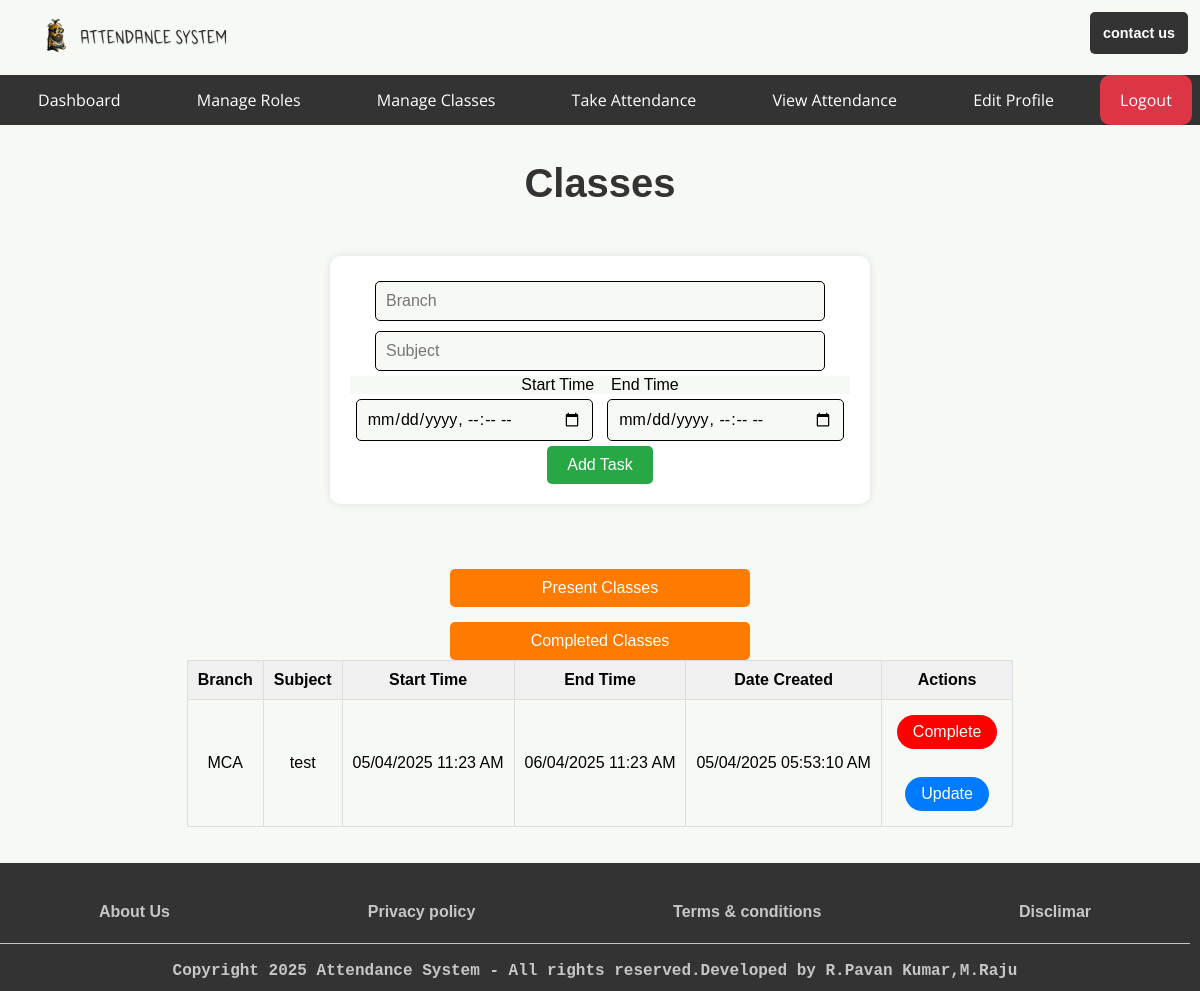
Before: /admin/manage_classes (signed in) with the older database file.
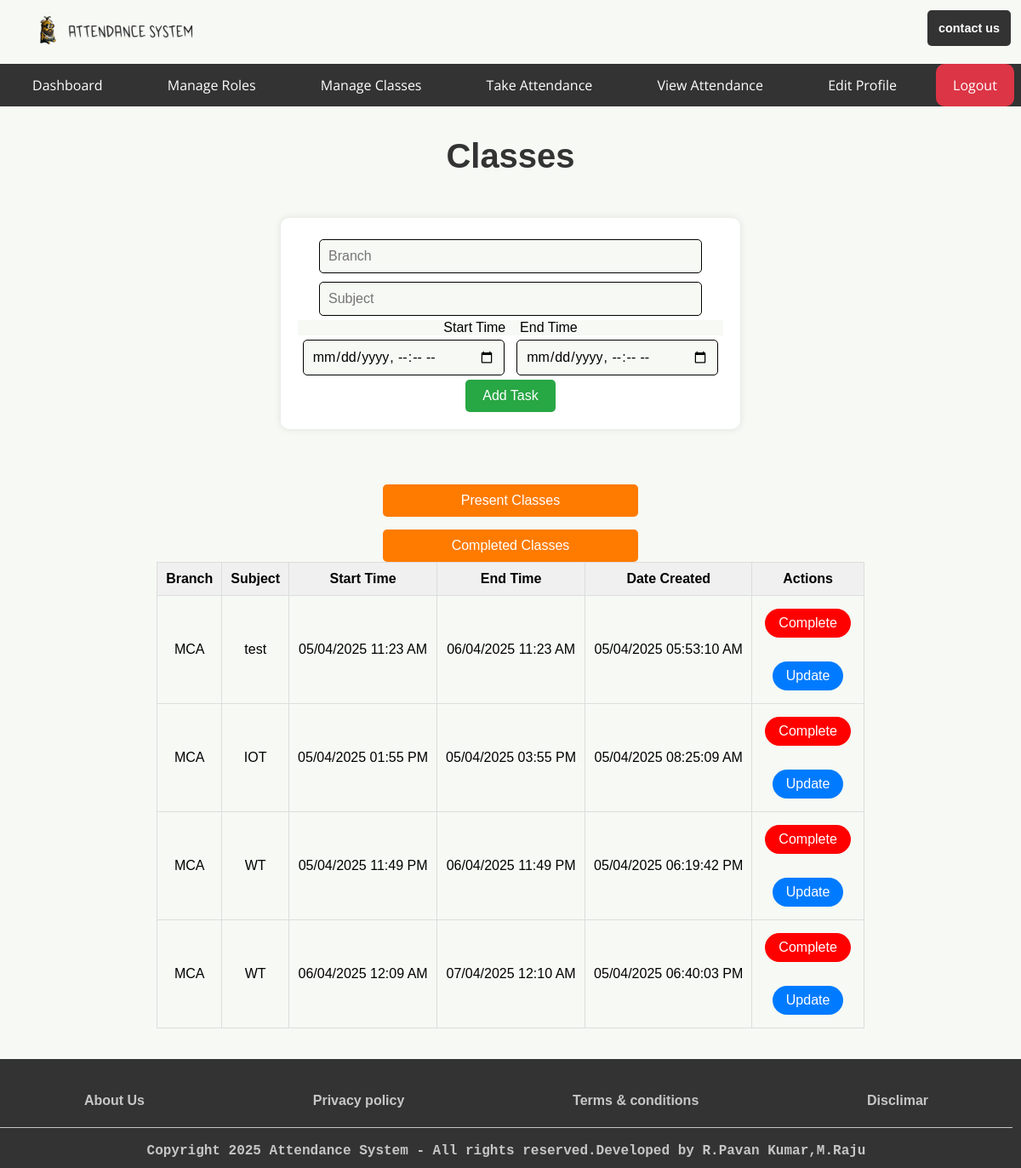
After: the same page with the newer database file.
### app.py (models this page shows, shortened)
class SubjectsClasses(db.Model):  # Renamed to SubjectsClasses
    id = db.Column(db.Integer, primary_key=True)
    Branch = db.Column(db.String(200), nullable=False)
    Subject = db.Column(db.String(200), nullable=False)
    Start_Time = db.Column(db.DateTime, nullable=False)
    End_Time = db.Column(db.DateTime, nullable=False)
    date_created = db.Column(db.DateTime, default=datetime.utcnow)
    completed = db.Column(db.Integer, default=0)

### app.py (the view, shortened to what this page needs)
@app.route('/<role>/manage_classes', methods=['GET', 'POST'])
@role_required(['admin', 'teacher'])  # Allow both admin and teacher roles
def manage_classes(role):
    subjects = SubjectsClasses.query.filter(
        SubjectsClasses.Start_Time.isnot(None),
        SubjectsClasses.End_Time.isnot(None)
    ).order_by(SubjectsClasses.date_created).all()
    return render_template(f'auth/dashboards/{role}/manage_classes.html', subjects=subjects, role=role)

### app.py (called while the page is built)
def role_required(roles):
    if not isinstance(roles, list):
        roles = [roles]  # Ensure roles is a list
    def decorator(func):
        @wraps(func)
        def wrapper(*args, **kwargs):
            if 'username' not in session:
                return redirect(url_for('login'))
            user = User.query.filter_by(username=session['username']).first()
            if user.role not in roles:  # Check if the user's role is in the allowed roles list
                return redirect(url_for('index'))  # Redirect to the home page if unauthorized
            return func(*args, **kwargs)
        return wrapper
    return decorator

### templates/auth/dashboards/admin/manage_classes.html (shortened to what this page needs)
{% extends 'base/base_admin.html' %}
{% block body %}
<main>
            <h1>Classes</h1>
        <div class="div-sec">
            <form id="form-sec" method="POST">
                <input type="text" name="branch" id="text-sec" placeholder="Branch" required />
                <input type="text" name="subject" id="text-sec" placeholder="Subject" required />
                <br /><p> Start Time &ensp; End Time </p>
                <input type="datetime-local" name="start_time" id="start_time" placeholder="Start Time" required />
                <input type="datetime-local" name="end_time" id="end_time" placeholder="End Time" required />
                <input type="submit" value="Add Task" id="add_btn" />
            </form>
        </div>
            <div class="tab">
                <button class="tablinks" onclick="openClasses(event, 'Present Classes')" id="defaultOpen">Present Classes</button>
                <button class="tablinks" onclick="openClasses(event, 'Completed Classes')">Completed Classes</button>
              </div>
              <div id="Present Classes" class="tabcontent">
                <div style="overflow-x: auto; max-width: 100%;">
                    <table>
                        <tr>
                            <th>Branch</th>
                            <th>Subject</th>
                            <th>Start Time</th>
                            <th>End Time</th>
                            <th>Date Created</th>
                            <th>Actions</th>
                        </tr>
                        {% for subject in subjects %}
                            {% if subject.completed == 0 %}
                            <tr>
                                <td>{{ subject.Branch }}</td>
                                <td>{{ subject.Subject }}</td>
                                <td>{{ subject.Start_Time.strftime("%d/%m/%Y %I:%M %p") }}</td>
                                <td>{{ subject.End_Time.strftime("%d/%m/%Y %I:%M %p") }}</td>
                                <td>{{ subject.date_created.strftime("%d/%m/%Y %I:%M:%S %p") }}</td>
                                <td>
                                    <form action="{{ url_for('complete_class', role=role, id=subject.id) }}" method="POST" class="role-form" onsubmit="return confirm('Are you sure you want to mark as Complete this class?');">
                                        <button type="submit" class="delete">Complete</button>
                                    </form>
                                    <br />
                                    <a href="{{ url_for('update_class', role=role, id=subject.id) }}" id="update">Update</a>
                                </td>
                            </tr>
                            {% endif %}
                        {% endfor %}
                    </table>
                </div>
              </div>
</main>
{% endblock body %}

Changed rows visible on the page:
added SubjectsClasses: Branch "MCA", Subject "IOT", Start_Time "05/04/2025 01:55 PM", End_Time "05/04/2025 03:55 PM", date_created "05/04/2025 08:25:09 AM"
added SubjectsClasses: Branch "MCA", Subject "WT", Start_Time "05/04/2025 11:49 PM", End_Time "06/04/2025 11:49 PM", date_created "05/04/2025 06:19:42 PM"
added SubjectsClasses: Branch "MCA", Subject "WT", Start_Time "06/04/2025 12:09 AM", End_Time "07/04/2025 12:10 AM", date_created "05/04/2025 06:40:03 PM"
